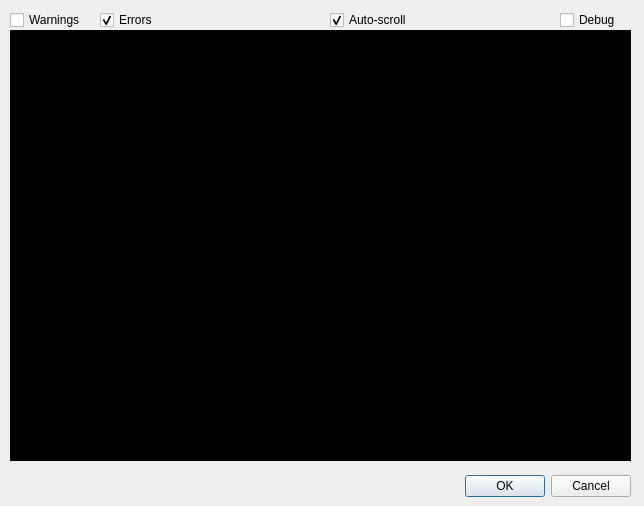
<?xml version="1.0" encoding="UTF-8"?>
<ui version="4.0">
 <class>Dialog_logger</class>
 <widget class="QDialog" name="Dialog_logger">
  <property name="geometry">
   <rect>
    <x>0</x>
    <y>0</y>
    <width>644</width>
    <height>506</height>
   </rect>
  </property>
  <property name="windowTitle">
   <string>Prosper-Log</string>
  </property>
  <widget class="QDialogButtonBox" name="buttonBox">
   <property name="geometry">
    <rect>
     <x>290</x>
     <y>470</y>
     <width>341</width>
     <height>32</height>
    </rect>
   </property>
   <property name="orientation">
    <enum>Qt::Horizontal</enum>
   </property>
   <property name="standardButtons">
    <set>QDialogButtonBox::Cancel|QDialogButtonBox::Ok</set>
   </property>
  </widget>
  <widget class="QTextEdit" name="textEdit">
   <property name="geometry">
    <rect>
     <x>10</x>
     <y>30</y>
     <width>621</width>
     <height>431</height>
    </rect>
   </property>
   <property name="styleSheet">
    <string notr="true">background-color: rgb(0, 0, 0);</string>
   </property>
   <property name="autoFormatting">
    <set>QTextEdit::AutoAll</set>
   </property>
   <property name="undoRedoEnabled">
    <bool>false</bool>
   </property>
   <property name="readOnly">
    <bool>true</bool>
   </property>
   <property name="acceptRichText">
    <bool>true</bool>
   </property>
  </widget>
  <widget class="QCheckBox" name="checkBox_warnings">
   <property name="geometry">
    <rect>
     <x>10</x>
     <y>10</y>
     <width>91</width>
     <height>20</height>
    </rect>
   </property>
   <property name="text">
    <string>Warnings</string>
   </property>
  </widget>
  <widget class="QCheckBox" name="checkBox_errors">
   <property name="geometry">
    <rect>
     <x>100</x>
     <y>10</y>
     <width>91</width>
     <height>20</height>
    </rect>
   </property>
   <property name="text">
    <string>Errors</string>
   </property>
   <property name="checked">
    <bool>true</bool>
   </property>
  </widget>
  <widget class="QCheckBox" name="checkBox_debug">
   <property name="geometry">
    <rect>
     <x>560</x>
     <y>10</y>
     <width>71</width>
     <height>20</height>
    </rect>
   </property>
   <property name="text">
    <string>Debug</string>
   </property>
  </widget>
  <widget class="QCheckBox" name="checkBox_scroll">
   <property name="geometry">
    <rect>
     <x>330</x>
     <y>10</y>
     <width>91</width>
     <height>20</height>
    </rect>
   </property>
   <property name="text">
    <string>Auto-scroll</string>
   </property>
   <property name="checked">
    <bool>true</bool>
   </property>
  </widget>
 </widget>
 <resources/>
 <connections>
  <connection>
   <sender>buttonBox</sender>
   <signal>accepted()</signal>
   <receiver>Dialog_logger</receiver>
   <slot>accept()</slot>
   <hints>
    <hint type="sourcelabel">
     <x>508</x>
     <y>484</y>
    </hint>
    <hint type="destinationlabel">
     <x>157</x>
     <y>274</y>
    </hint>
   </hints>
  </connection>
  <connection>
   <sender>buttonBox</sender>
   <signal>rejected()</signal>
   <receiver>Dialog_logger</receiver>
   <slot>reject()</slot>
   <hints>
    <hint type="sourcelabel">
     <x>576</x>
     <y>490</y>
    </hint>
    <hint type="destinationlabel">
     <x>286</x>
     <y>274</y>
    </hint>
   </hints>
  </connection>
 </connections>
</ui>
